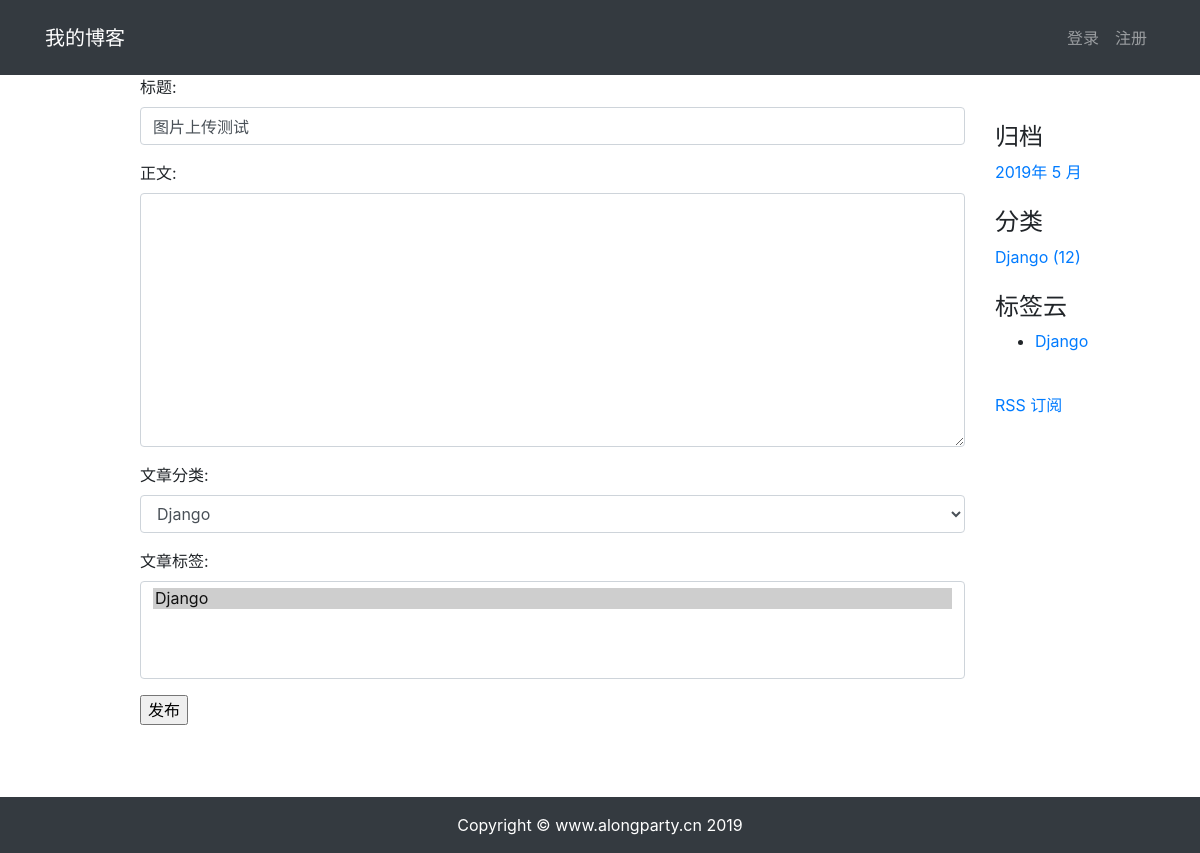
Screenshot of /blog/post_update/12/ with the database file from the repository.
### blog/models.py (models this page shows, shortened)
class Post(models.Model):
    title = models.CharField(max_length=150,verbose_name="标题")
    body = models.TextField(verbose_name="正文",null=True,blank=True)
    author = models.ForeignKey(User,on_delete=models.SET_NULL,null=True,blank=True,verbose_name="作者")
    category = models.ForeignKey(Category,on_delete=models.SET_NULL,null=True,verbose_name="文章分类")
    tags = models.ManyToManyField(Tags, blank=True,verbose_name="文章标签")
    create_time = models.DateTimeField(verbose_name="发布时间",auto_now_add=True,blank=True,null=True)
    modified_time = models.DateTimeField(verbose_name="更新时间",auto_now=True)
    total_views = models.PositiveIntegerField(default=0)
    avatar = models.ImageField(upload_to='article/%Y%m%d/', blank=True)
    excerpt = models.CharField(max_length=200, blank=True)
    class Meta:
        verbose_name = "博文"
        verbose_name_plural = verbose_name
        ordering = ('-create_time',)

class Category(models.Model):
    name = models.CharField(max_length=50,verbose_name="分类")
    class Meta:
        verbose_name = "分类"
        verbose_name_plural = verbose_name
    def __str__(self):
        return self.name

class Tags(models.Model):
    name = models.CharField(max_length=50,verbose_name="标签")
    class Meta:
        verbose_name = "标签"
        verbose_name_plural = verbose_name
    def __str__(self):
        return self.name

### blog/views.py (the view, shortened to what this page needs)
# urls.py: path('post_update/<int:pk>/',views.PostUpdateView.as_view(),name='post_update'),
class PostUpdateView(UpdateView):
    model = Post
    template_name = 'blog/post_create.html'
    form_class = PostForm
    def get_queryset(self):
        queryset = self.model.objects.filter(pk=self.kwargs.get('pk'))
        return queryset

### blog/forms.py
class PostForm(forms.ModelForm):
    class Meta:
        model = Post
        fields = ['title','body','category','tags']
    def __init__(self,*args,**kwargs):
        super(PostForm,self).__init__(*args,**kwargs)
        for field_name in self.fields:
            field = self.fields[field_name]
            if field_name in ["m_ipmi_user", "m_ipmi_passwd"]:
                field.widget.attrs.update({'class': 'form-control'})
            else:
                field.widget.attrs.update({'class': 'form-control'})

### blog/templatetags/blog_tags.py (called while the page is built)
@register.simple_tag
def archives():
    return Post.objects.dates('create_time', 'month', order='DESC')

@register.simple_tag
def get_categories():
    return Category.objects.annotate(num_posts=Count('post')).filter(num_posts__gt=0)

@register.simple_tag
def get_tags():
    return Tags.objects.annotate(num_posts=Count('post')).filter(num_posts__gt=0)

### templates/blog/post_create.html
{% extends 'base.html' %}
{% block main %}
    <form action="." method="post" enctype="multipart/form-data">{% csrf_token %}
        {{ form.as_p }}
        <input type="submit" value="发布" />
    </form>
{% endblock %}

### templates/right_sidebar.html (shortened to what this page needs)
{% load blog_tags %}
<br class="col-12 mt-4 mb-4">
<br>
<div class="widget widget-archives">
    {% archives as date_list %}
    <h4 class="widget-title">归档</h4>
    <ul class="nav">
        {% for date in  date_list %}
            <li class="nav-item">
                <a href="{% url 'blog:archives' date.year date.month %}">{{ date.year }}年 {{ date.month }} 月</a>
            </li>
        {% empty %}
            暂无归档！
        {% endfor %}
    </ul>
</div>
<br>
<div class="widget widget-category">
{% get_categories as category_list %}
    <h4 class="widget-title">分类</h4>
    <ul class="nav">
        {% for category in category_list %}
        <li class="nav-item">
            <a href="{% url 'blog:category' category.pk %}">{{ category.name }} <span class="post-count">({{ category.num_posts }})</span></a>
        </li>
        {% empty %}
            暂无分类
        {% endfor %}
    </ul>
</div>
<br>
<div class="widget widget-tag-cloud">
    <h4 class="widget-title">标签云</h4>
    {% get_tags as tag_list %}
    <ul>
        {% for tag in tag_list %}
            <li>
                <a href="{% url 'blog:tag' tag.pk %}">{{ tag.name }}</a>
            </li>
        {% empty %}
            暂无标签！
        {% endfor %}
      </ul>
</div>
<br>
<div class="rss">
    <a href=""> RSS 订阅</a>
</div>

### rows the page displays
Post: title "图片上传测试", category "Django"
Category: name "Django", num_posts "12"
Tags: name "Django"

### other values shown
{{ date.year }} "2019"
{{ date.month }} "5"
